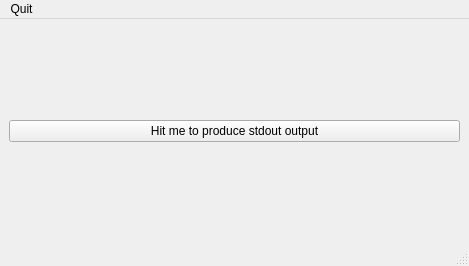
<?xml version="1.0" encoding="UTF-8"?>
<ui version="4.0">
 <class>MainWindow</class>
 <widget class="QMainWindow" name="MainWindow">
  <property name="geometry">
   <rect>
    <x>0</x>
    <y>0</y>
    <width>469</width>
    <height>266</height>
   </rect>
  </property>
  <property name="windowTitle">
   <string>MainWindow</string>
  </property>
  <widget class="QWidget" name="centralwidget">
   <layout class="QGridLayout" name="gridLayout">
    <item row="0" column="0">
     <widget class="QPushButton" name="pushButton">
      <property name="text">
       <string>Hit me to produce stdout output</string>
      </property>
     </widget>
    </item>
   </layout>
  </widget>
  <widget class="QMenuBar" name="menubar">
   <property name="geometry">
    <rect>
     <x>0</x>
     <y>0</y>
     <width>469</width>
     <height>21</height>
    </rect>
   </property>
   <widget class="QMenu" name="menuQuit">
    <property name="title">
     <string>Quit</string>
    </property>
    <addaction name="actionHit_me_to_quit"/>
   </widget>
   <addaction name="menuQuit"/>
  </widget>
  <widget class="QStatusBar" name="statusbar"/>
  <action name="actionHit_me_to_quit">
   <property name="text">
    <string>Hit me to quit</string>
   </property>
  </action>
 </widget>
 <resources/>
 <connections/>
</ui>
